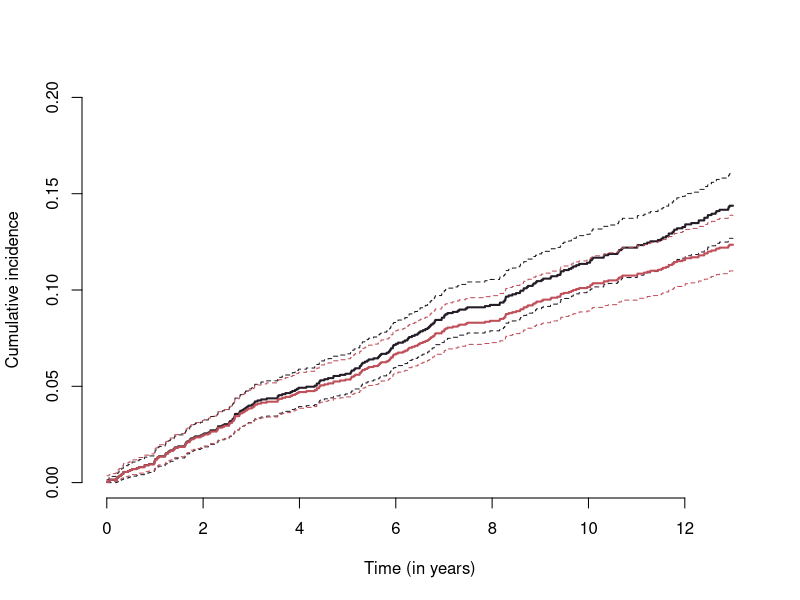

This figure's R source:
## ---- chunk 1
#| code-fold: true

library(survival)
library(cmprsk)
library(ggplot2)

set.seed(2026)

n = 2000
t_max = 13

# Hazards
lambda1 = -log(1 - 300/2000)/t_max   # graft loss
lambda2 = -log(1 - 600/2000)/t_max   # death

# Simulate event times
T1 <- rexp(n, rate = lambda1)
T2 <- rexp(n, rate = lambda2)

# Observed time and event type
time = pmin(T1, T2, t_max)
event = ifelse(time == T1 & T1 < T2, 1,
               ifelse(time == T2 & T2 < T1, 2, 0))

event.2 = event
event.2[event.2 == 2] = 0 # censoring death
event = as.factor(event)

as.data.frame(table(event))
## ---- chunk 2
#| code-fold: true

fit.aj = survfit(Surv(time, event) ~ 1, stype = 1)
fit.km = survfit(Surv(time, event.2) ~ 1, stype = 1)
## ---- chunk 3
#| fig-height: 4
#| fig-width: 4
#| code-fold: true
#| fig-cap: "Using the Kaplan–Meier estimator (dark line with 95% confidence band indicated by dashed lines) shows an overly pessimistic estimate of graft survival and is biased in the presence of competing risks. This occurs because recipients who have died are treated as if they remain at risk for graft loss, even though the probability of graft loss after death is zero. The Aalen–Johansen estimator (red line) properly accounts for competing risks and provides an unbiased estimate of the cumulative incidence function, and is therefore the appropriate method in this setting."

# KM
plot(fit.km$time, 1-fit.km$surv,
     type = "s",
     col = "#241C26",
     lwd = 2,
     xlab = "Time (in years)",
     ylab = "Cumulative incidence",
     ylim = c(0, 0.2), 
     bty = "n")

lines(fit.km$time, 1-fit.km$lower,
      type = "s",
      col = "#241C26",
      lty = 2)

lines(fit.km$time, 1-fit.km$upper,
      type = "s",
      col = "#241C26",
      lty = 2)

# AJ
lines(fit.aj$time, fit.aj$pstate[, 2],
      type = "s",
      col = "#BF505A",
      lwd = 2)

lines(fit.aj$time, fit.aj$lower[, 2],
      type = "s",
      col = "#BF505A",
      lty = 2)

lines(fit.aj$time, fit.aj$upper[, 2],
      type = "s",
      col = "#BF505A",
      lty = 2)
